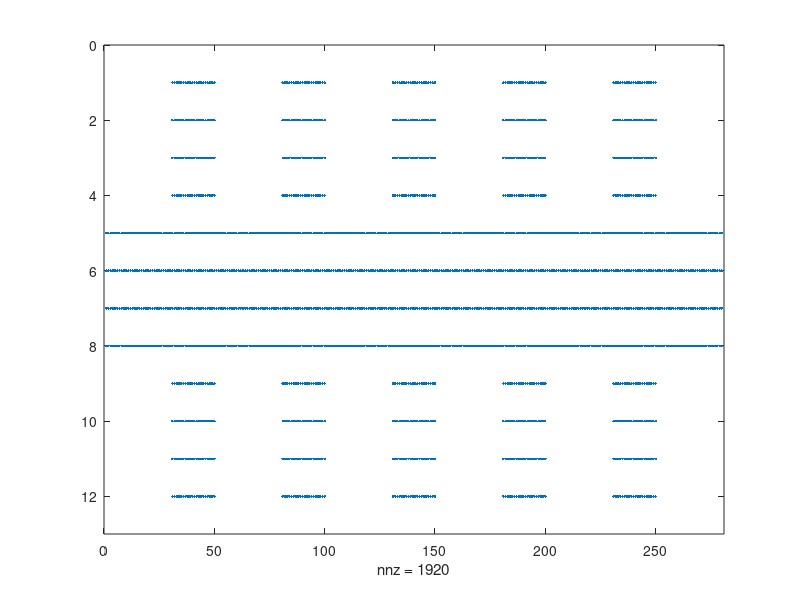

Reproduce this figure in MATLAB.
% The robot drives along the x-axis, hence the very long image. The pixels
% of value 1 represent where the robot can drive. Note that the robot will
% not actually drive within the columns of 1's, but the laser scanner will read
% empty space in the columns (called ranges).

% conversion factor from meters to decimeters (all pixels in decimeters)
m_to_dec=10;

%----ADJUSTABLE PARAMS-----
num_rows = 2;
row_width = 0.4*m_to_dec; %units in tens of cm (ie 40 cm row width)
num_ranges = 5;

%----FIXED PARAMS-----

total_width = 0.8*m_to_dec; %30 inches * 0.0254 m/in
intra_row_width = total_width-row_width;
range_width = 2*m_to_dec; %2m range width
intra_range_width = 3*m_to_dec; 
num_intra_ranges = num_ranges+1;
num_intra_rows = num_rows-1;

%------MATRIX SIZE-----
map_x = (num_ranges*range_width+num_intra_ranges*intra_range_width);
map_y = (num_rows*row_width+num_intra_rows*intra_row_width);

map = zeros(map_y, map_x);

for i=intra_range_width:(intra_range_width+range_width):(map_x-range_width)
    map(:,i+1:i+range_width)=1;
end

for i=row_width:total_width:(map_y-intra_row_width)
    map(i+1:i+intra_row_width,:)=1;
end

% Visualize the map
spy(map)

% Write to the dat file
garbage = ['----hey sameer-----'; '----hey karthik----'; '--this is merritt--'; 'just using up space'];
dlmwrite('sorghum_field.dat',garbage, ' ')
dlmwrite('sorghum_field.dat',map,'-append',...
'delimiter',' ','roffset',3)

